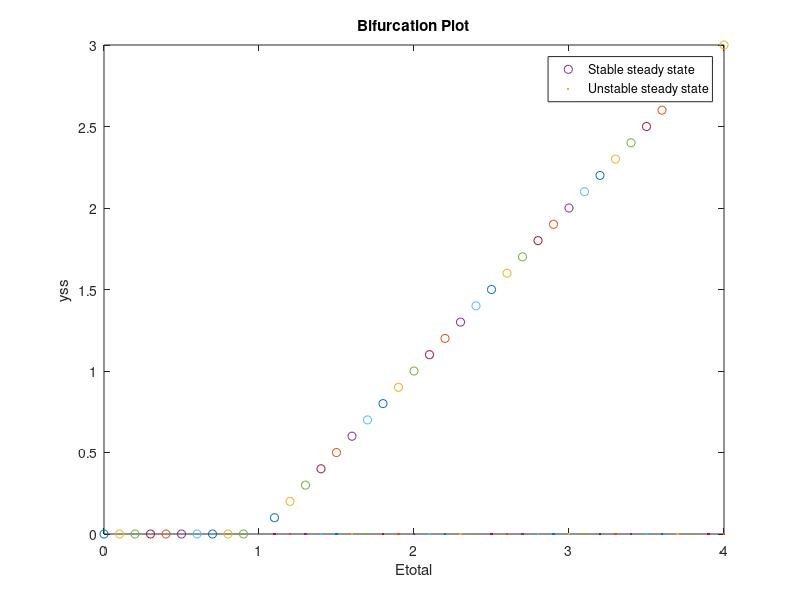

MATLAB code for this plot:
kf = 1;
Etotal = 0:0.1:10;
kr = 1;

yss1 = 0;
yss2 = (kf.*Etotal-kr)./kf;

for i = 1:length(Etotal)
    f_dash_y_at_yss1 = -2*kf*yss1 + kf.*Etotal(i) - kr;
    f_dash_y_at_yss2 = -2*kf*yss2(i) + kf.*Etotal(i) - kr;
    if (f_dash_y_at_yss1 < 0)
        p1 = plot(Etotal(i),yss1,'o');
    elseif (f_dash_y_at_yss1 > 0)
        p2 = plot(Etotal(i),yss1,'.');
    end
    hold on;
    if (f_dash_y_at_yss2 < 0)
        p1 = plot(Etotal(i),yss2(i),'o');
    elseif (f_dash_y_at_yss2 > 0)
        p2 = plot(Etotal(i),yss2(i),'.');
    end
end

xlim([0,4])
ylim([0,3])

xlabel('Etotal')
ylabel('yss')
legend([p1, p2],'Stable steady state','Unstable steady state')
title('Bifurcation Plot')